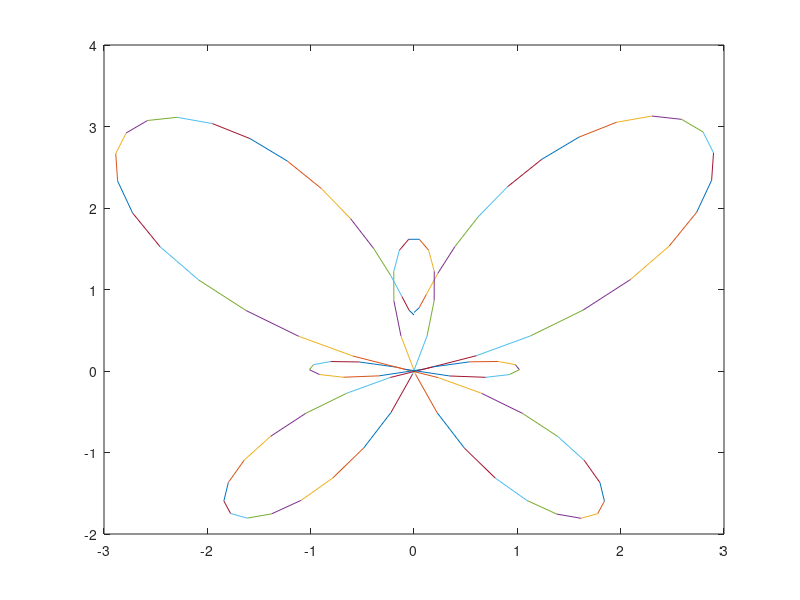

Reproduce this figure in MATLAB.
clf

t = linspace(0,2*pi,100)

x = sin(t).*(exp(cos(t))-2.*cos(4.*t)-sin(t./12).^5);
y = cos(t).*(exp(cos(t))-2.*cos(4.*t)-sin(t./12).^5);

for i=1:99
    plot([x(i),x(i+1)],[y(i),y(i+1)])
    hold on
    xlim([-3 3])
    ylim([-2 4])
    pause(0.01)

end